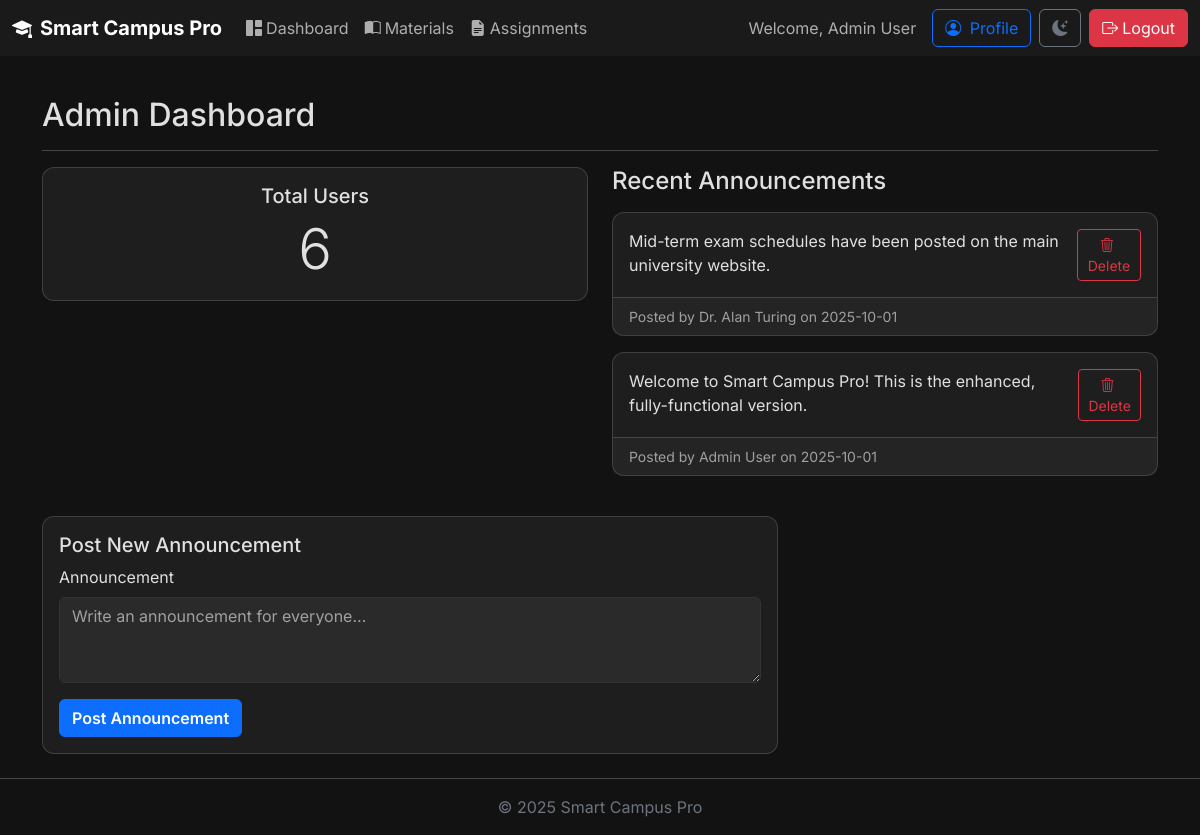
The page /dashboard (signed in) on the database its author committed.
### portal/models.py (models this page shows)
class User(db.Model, UserMixin):
    id = db.Column(db.Integer, primary_key=True)
    name = db.Column(db.String(150), nullable=False)
    email = db.Column(db.String(150), unique=True, nullable=False)
    password_hash = db.Column(db.String(256), nullable=False)
    role = db.Column(db.String(20), nullable=False, default='student')
    theme = db.Column(db.String(10), default='dark')
    is_blocked = db.Column(db.Boolean, nullable=False, default=False)
    materials = db.relationship('Material', backref='uploader', lazy=True)
    assignments = db.relationship('Assignment', backref='creator', lazy=True)
    submissions = db.relationship('Submission', backref='student', lazy=True)
    announcements = db.relationship('Announcement', backref='poster', lazy=True)
    badges = db.relationship('Badge', backref='user', lazy=True)
    profile = db.relationship('Profile', backref='user', lazy=True, uselist=False)
    @property
    def is_active(self):
        return not self.is_blocked

class Announcement(db.Model):
    id = db.Column(db.Integer, primary_key=True)
    message = db.Column(db.Text, nullable=False)
    date_posted = db.Column(db.DateTime, nullable=False, default=datetime.utcnow)
    user_id = db.Column(db.Integer, db.ForeignKey('user.id'), nullable=False)

### portal/routes.py (the view)
@main_bp.route("/dashboard")
@login_required
def dashboard():
    if current_user.role == 'student':
        announcements = Announcement.query.order_by(Announcement.date_posted.desc()).limit(5).all()
        return render_template('student_dashboard.html', announcements=announcements, now=datetime.utcnow(), **get_student_dashboard_data())
    elif current_user.role == 'faculty':
        return render_template('faculty_dashboard.html', **get_faculty_dashboard_data())
    else: # Admin
        announcements = Announcement.query.order_by(Announcement.date_posted.desc()).limit(5).all()
        form = AnnouncementForm()
        return render_template('admin_dashboard.html', announcements=announcements, user_count=User.query.count(), form=form)

### portal/forms.py
class AnnouncementForm(FlaskForm):
    message = TextAreaField('Announcement', validators=[DataRequired(), Length(min=5, max=5000)])
    submit = SubmitField('Post Announcement')

### portal/templates/admin_dashboard.html (shortened to what this page needs)
{% extends "base.html" %}
{% block content %}
<div class="d-flex justify-content-between flex-wrap flex-md-nowrap align-items-center pt-3 pb-2 mb-3 border-bottom border-secondary-subtle">
    <h1 class="h2">Admin Dashboard</h1>
</div>
<div class="row">
    <div class="col-md-6">
        <div class="card">
            <div class="card-body text-center">
                <h5 class="card-title">Total Users</h5>
                <p class="card-text display-4">{{ user_count }}</p>
            </div>
        </div>
    </div>
    <div class="col-md-6 mt-4 mt-md-0">
        <h3 class="h4 mb-3">Recent Announcements</h3>
        {% for announcement in announcements %}
            {% include '_announcement_card.html' %}
        {% else %}
            <p class="text-muted">No announcements right now.</p>
        {% endfor %}
    </div>
</div>
{% if current_user.role == 'admin' %}
<div class="row mt-4">
    <div class="col-md-8">
        <div class="card">
            <div class="card-body">
                <h5 class="card-title">Post New Announcement</h5>
                <form action="{{ url_for('routes.create_announcement') }}" method="POST">
                    <div class="mb-3">
                        {{ form.message.label(class_='form-label') }}
                        {{ form.message(class_='form-control', rows=3, placeholder='Write an announcement for everyone...') }}
                    </div>
                    {{ form.submit(class_='btn btn-primary') }}
                </form>
            </div>
        </div>
    </div>
</div>
{% endif %}
{% endblock %}

### portal/templates/base.html (shortened to what this page needs)
<!DOCTYPE html>
<html lang="en" data-bs-theme="{{ current_user.theme if current_user.is_authenticated else 'dark' }}">
<head>
    <link href="https://cdn.jsdelivr.net/npm/bootstrap@5.3.2/dist/css/bootstrap.min.css" rel="stylesheet">
    <link href="https://cdn.jsdelivr.net/npm/bootstrap-icons@1.11.1/font/bootstrap-icons.css" rel="stylesheet">
    <link rel="stylesheet" href="{{ url_for('static', filename='css/style.css') }}">
</head>
<body class="d-flex flex-column min-vh-100">
    {% if current_user.is_authenticated %}
    <nav class="navbar navbar-expand-lg sticky-top">
        <div class="container-fluid">
            <a class="navbar-brand fw-bold" href="{{ url_for('routes.dashboard') }}"><i class="bi bi-mortarboard-fill me-2"></i>Smart Campus Pro</a>
            <div class="collapse navbar-collapse" id="navbarNav">
                <ul class="navbar-nav me-auto mb-2 mb-lg-0">
                    <li class="nav-item"><a class="nav-link" href="{{ url_for('routes.dashboard') }}"><i class="bi bi-grid-1x2-fill me-1"></i>Dashboard</a></li>
                    <li class="nav-item"><a class="nav-link" href="{{ url_for('routes.materials') }}"><i class="bi bi-book-half me-1"></i>Materials</a></li>
                    <li class="nav-item"><a class="nav-link" href="{{ url_for('routes.assignments') }}"><i class="bi bi-file-earmark-text-fill me-1"></i>Assignments</a></li>
                </ul>
                <div class="d-flex align-items-center">
                    <span class="navbar-text me-3 d-flex align-items-center gap-2">
                        <span>Welcome, {{ current_user.name }}</span>
                    </span>
                    <a href="{{ url_for('routes.profile') }}" class="btn btn-outline-primary me-2">
                        <i class="bi bi-person-circle me-1"></i> Profile
                    </a>
                    <button id="theme-toggle" class="btn btn-outline-secondary me-2">
                        <i class="bi bi-moon-stars-fill theme-icon-dark"></i>
                    </button>
                    <a href="{{ url_for('routes.logout') }}" class="btn btn-danger"><i class="bi bi-box-arrow-right me-1"></i>Logout</a>
                </div>
            </div>
        </div>
    </nav>
    {% endif %}
    <main class="container my-4 flex-grow-1">
        {% block content %}{% endblock %}
    </main>
    <footer class="text-center py-3 mt-auto border-top border-secondary-subtle">
        <div class="text-secondary">© 2025 Smart Campus Pro</div>
    </footer>
</body>
</html>

### portal/templates/_announcement_card.html
<div class="card mb-3">
    <div class="card-body d-flex justify-content-between align-items-start">
        <p class="card-text mb-0">{{ announcement.message }}</p>
        {% if current_user.role == 'admin' %}
        <form action="{{ url_for('routes.delete_announcement', announcement_id=announcement.id) }}" method="POST" onsubmit="return confirm('Delete this announcement?');">
            <button type="submit" class="btn btn-sm btn-outline-danger"><i class="bi bi-trash3 me-1"></i> Delete</button>
        </form>
        {% endif %}
    </div>
    <div class="card-footer text-muted small">
        Posted by {{ announcement.poster.name }} on {{ announcement.date_posted.strftime('%Y-%m-%d') }}
    </div>
</div>

### portal/static/css/style.css (style rules this page uses)
:root { --primary-accent: #0d6efd; --primary-accent-hover: #0a58ca; }
body { font-family: 'Inter', sans-serif; transition: background-color 0.3s ease, color 0.3s ease; }
[data-bs-theme="dark"] { --bs-body-bg: #121212; --bs-body-color: #e0e0e0; --surface-color: #1e1e1e; --bs-border-color: #333; --bs-secondary-color: #a0a0a0; }
[data-bs-theme="dark"] .navbar { background: rgba(30, 30, 30, 0.75) !important; backdrop-filter: blur(12px); }
[data-bs-theme="dark"] .card, [data-bs-theme="dark"] .modal-content, [data-bs-theme="dark"] .list-group-item { background-color: var(--surface-color); }
[data-bs-theme="dark"] .form-control, [data-bs-theme="dark"] .form-select { background-color: #2a2a2a; }
.card { border-radius: 0.75rem; transition: transform 0.2s ease-in-out, box-shadow 0.2s ease-in-out; }
.btn-primary { background-color: var(--primary-accent); border-color: var(--primary-accent); font-weight: 600; }
.theme-icon-dark { display: none; }
[data-bs-theme="dark"] .theme-icon-dark { display: inline-block; }

### rows shown on the page
User: name "Admin User"
Announcement: message "Mid-term exam schedules have been posted on the main university website.", poster.name "Dr. Alan Turing", date_posted "2025-10-01"
Announcement: message "Welcome to Smart Campus Pro! This is the enhanced, fully-functional version.", poster.name "Admin User", date_posted "2025-10-01"

### other values the page prints
{{ user_count }} "6"
